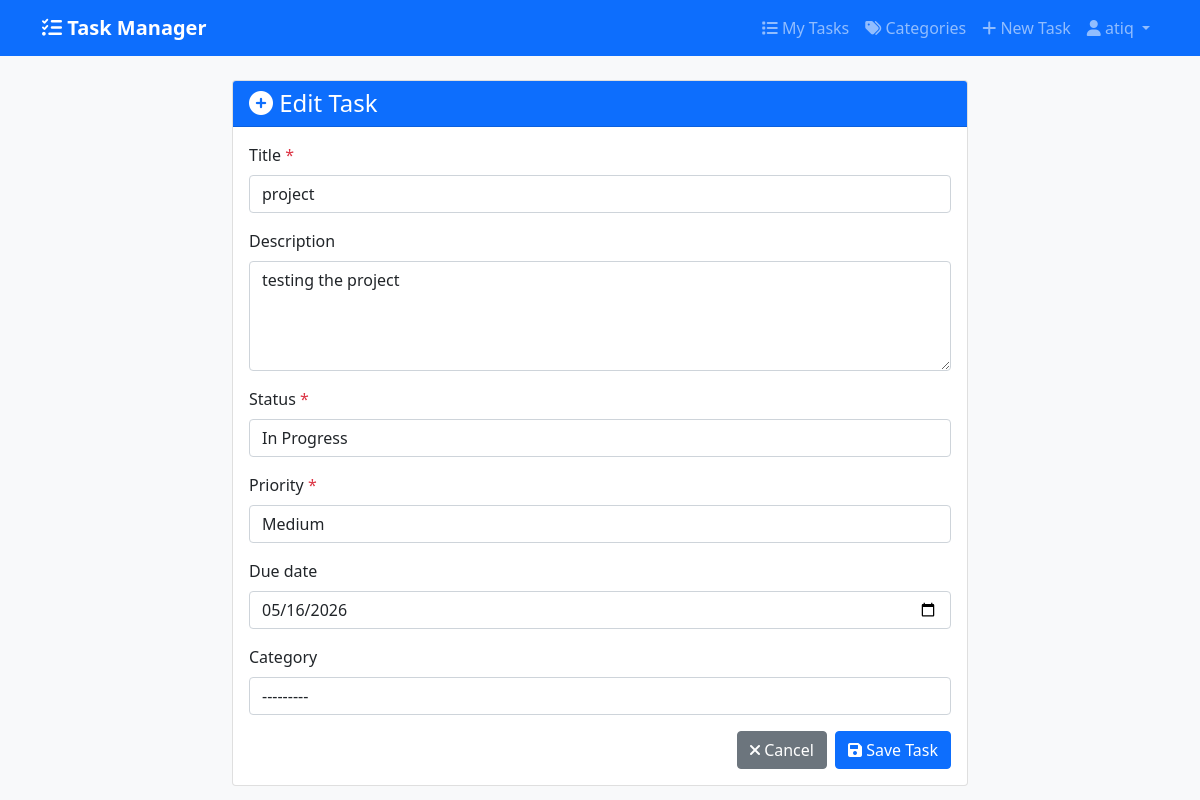
Page /tasks/task/3/update/ (signed in) on the committed database.
### tasks/models.py (models this page shows, shortened)
class Task(models.Model):
    STATUS_CHOICES = [
        ('pending', 'Pending'),
        ('in_progress', 'In Progress'),
        ('completed', 'Completed'),
    ]
    PRIORITY_CHOICES = [
        ('low', 'Low'),
        ('medium', 'Medium'),
        ('high', 'High'),
    ]
    title = models.CharField(max_length=200)
    description = models.TextField(blank=True, null=True)
    status = models.CharField(max_length=20, choices=STATUS_CHOICES, default='pending')
    priority = models.CharField(max_length=10, choices=PRIORITY_CHOICES, default='medium')
    due_date = models.DateField(null=True, blank=True)
    created_at = models.DateTimeField(auto_now_add=True)
    updated_at = models.DateTimeField(auto_now=True)
    category = models.ForeignKey(Category, on_delete=models.SET_NULL, null=True, blank=True, related_name='tasks')
    user = models.ForeignKey(User, on_delete=models.CASCADE, related_name='tasks')
    class Meta:
        ordering = ['-created_at']  # Most recent tasks first

### tasks/views.py (the view)
# urls.py: path('task/<int:pk>/update/', views.task_update, name='task_update'),
@login_required
def task_update(request, pk):
    task = get_object_or_404(Task, pk=pk, user=request.user)
    if request.method == 'POST':
        form = TaskForm(request.POST, instance=task, user=request.user)
        if form.is_valid():
            form.save()
            messages.success(request, 'Task updated successfully!')
            return redirect('task_list')
    else:
        form = TaskForm(instance=task, user=request.user)
    return render(request, 'task/task_form.html', {'form': form, 'title': 'Edit Task', 'task': task})  # Changed from 'tasks/' to 'task/'

### tasks/forms.py
class TaskForm(forms.ModelForm):
    class Meta:
        model = Task
        fields = ['title', 'description', 'status', 'priority', 'due_date', 'category']
        widgets = {
            'title': forms.TextInput(attrs={'class': 'form-control', 'placeholder': 'Enter task title'}),
            'description': forms.Textarea(attrs={'class': 'form-control', 'rows': 4, 'placeholder': 'Task description'}),
            'status': forms.Select(attrs={'class': 'form-control'}),
            'priority': forms.Select(attrs={'class': 'form-control'}),
            'due_date': forms.DateInput(attrs={'class': 'form-control', 'type': 'date'}),
            'category': forms.Select(attrs={'class': 'form-control'}),
        }
    def __init__(self, *args, **kwargs):
        user = kwargs.pop('user', None)
        super().__init__(*args, **kwargs)
        if user:
            self.fields['category'].queryset = Category.objects.filter(created_by=user)

### tasks/models.py (called while the page is built)
    def __str__(self):
        return self.name

### tasks/templates/task/task_form.html (shortened to what this page needs)
{% extends 'task/base.html' %}
{% block content %}
<div class="row justify-content-center">
    <div class="col-md-8">
        <div class="card">
            <div class="card-header bg-primary text-white">
                <h4 class="mb-0"><i class="fas {{ title|yesno:'fa-plus-circle,fa-edit' }}"></i> {{ title }}</h4>
            </div>
            <div class="card-body">
                <form method="post">
                    {% for field in form %}
                        <div class="mb-3">
                            <label for="{{ field.id_for_label }}" class="form-label">
                                {{ field.label }}
                                {% if field.field.required %}
                                    <span class="text-danger">*</span>
                                {% endif %}
                            </label>
                            {{ field }}
                        </div>
                    {% endfor %}
                    <div class="d-grid gap-2 d-md-flex justify-content-md-end">
                        <a href="{% url 'task_list' %}" class="btn btn-secondary">
                            <i class="fas fa-times"></i> Cancel
                        </a>
                        <button type="submit" class="btn btn-primary">
                            <i class="fas fa-save"></i> Save Task
                        </button>
                    </div>
                </form>
            </div>
        </div>
    </div>
</div>
{% endblock %}

### tasks/templates/task/base.html (shortened to what this page needs)
<!DOCTYPE html>
<html lang="en">
<head>
    <link href="https://cdn.jsdelivr.net/npm/bootstrap@5.1.3/dist/css/bootstrap.min.css" rel="stylesheet">
    <link rel="stylesheet" href="https://cdnjs.cloudflare.com/ajax/libs/font-awesome/6.0.0/css/all.min.css">
</head>
<body>
    <nav class="navbar navbar-expand-lg navbar-dark bg-primary">
        <div class="container">
            <a class="navbar-brand" href="{% url 'task_list' %}">
                <i class="fas fa-tasks"></i> Task Manager
            </a>
            <div class="collapse navbar-collapse" id="navbarNav">
                <ul class="navbar-nav ms-auto">
                    {% if user.is_authenticated %}
                        <li class="nav-item">
                            <a class="nav-link" href="{% url 'task_list' %}">
                                <i class="fas fa-list"></i> My Tasks
                            </a>
                        </li>
                        <li class="nav-item">
                            <a class="nav-link" href="{% url 'category_list' %}">
                                <i class="fas fa-tags"></i> Categories
                            </a>
                        </li>
                        <li class="nav-item">
                            <a class="nav-link" href="{% url 'task_create' %}">
                                <i class="fas fa-plus"></i> New Task
                            </a>
                        </li>
                        <li class="nav-item dropdown">
                            <a class="nav-link dropdown-toggle" href="#" id="navbarDropdown" role="button" data-bs-toggle="dropdown">
                                <i class="fas fa-user"></i> {{ user.username }}
                            </a>
                        </li>
                    {% endif %}
                </ul>
            </div>
        </div>
    </nav>
    <div class="container mt-4">
        {% block content %}
        {% endblock %}
    </div>
</body>
</html>

### tasks/templates/task/base.html (style rules this page uses)
body { background-color: #f8f9fa; }
.navbar-brand { font-weight: bold; }

### rows in the picture
Task: form "project" "testing the project" "In Progress" "Medium" "05/16/2026" "---------"

### other values in the picture
{{ user.username }} "atiq"
{{ title }} "Edit Task"
{{ field.label }} "Title" "Description" "Status" "Priority" "Due date" "Category"
